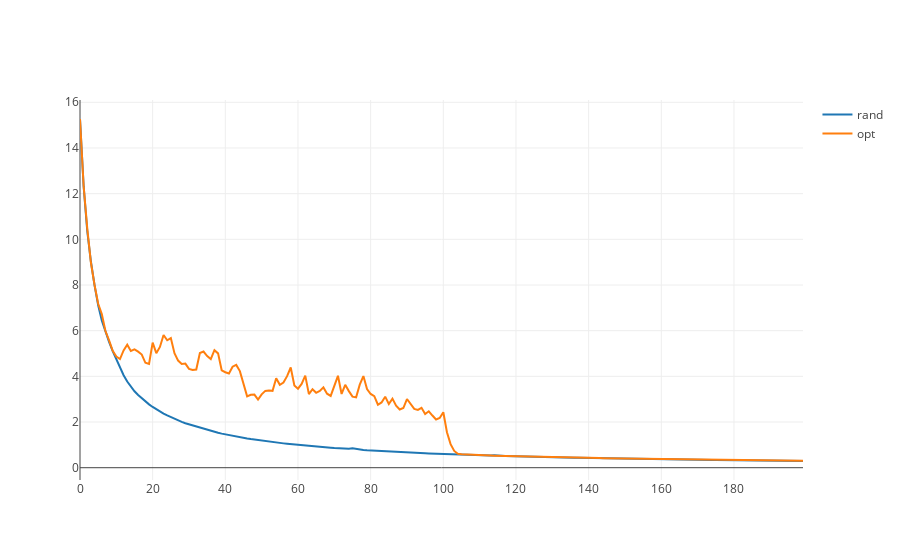
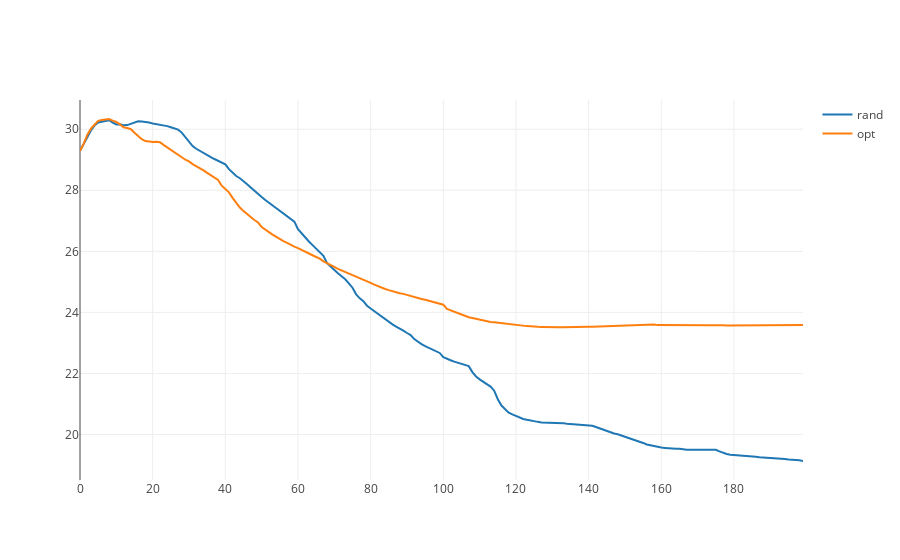

Notebook cell for these charts, in order:
### Markdown cell above
For each strategy, we plot the response entropy and distance to the true shape as a function of iteration.

### Code cell
variances = np.mean(np.array(all_vars), axis = 0)
distances = np.mean(np.array(all_dists), axis = 0)

iplot([go.Scatter(x = list(range(n_its)), y = variances[:n_its], name = "rand"),
       go.Scatter(x = list(range(n_its)), y = variances[n_its:], name = "opt")])
iplot([go.Scatter(x = list(range(n_its)), y = distances[:n_its], name = "rand"),
       go.Scatter(x = list(range(n_its)), y = distances[n_its:], name = "opt")])

### Figure 1 — Plotly figure (JSON) as saved in the notebook; plotly's stock layout.template omitted (floating-point values rounded to 4 significant figures; data arrays with more than 128 entries replaced by an {"elided": "..."} marker saying what was removed)
{"data": [{"name": "rand", "type": "scatter", "x": {"elided": "200 int values"}, "y": {"elided": "200 float values"}}, {"name": "opt", "type": "scatter", "x": {"elided": "200 int values"}, "y": {"elided": "200 float values"}}], "layout": {}}

### Figure 2 — Plotly figure (JSON) as saved in the notebook; plotly's stock layout.template omitted (floating-point values rounded to 4 significant figures; data arrays with more than 128 entries replaced by an {"elided": "..."} marker saying what was removed)
{"data": [{"name": "rand", "type": "scatter", "x": {"elided": "200 int values"}, "y": {"elided": "200 float values"}}, {"name": "opt", "type": "scatter", "x": {"elided": "200 int values"}, "y": {"elided": "200 float values"}}], "layout": {}}
